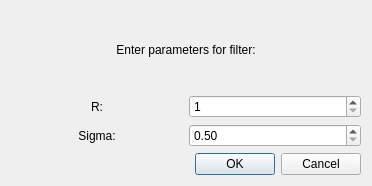
<?xml version="1.0" encoding="UTF-8"?>
<ui version="4.0">
 <class>Dialog</class>
 <widget class="QDialog" name="Dialog">
  <property name="geometry">
   <rect>
    <x>0</x>
    <y>0</y>
    <width>372</width>
    <height>186</height>
   </rect>
  </property>
  <property name="minimumSize">
   <size>
    <width>372</width>
    <height>186</height>
   </size>
  </property>
  <property name="windowTitle">
   <string>Dialog</string>
  </property>
  <layout class="QGridLayout" name="gridLayout">
   <item row="0" column="0">
    <layout class="QVBoxLayout" name="verticalLayout">
     <item>
      <widget class="QLabel" name="label">
       <property name="text">
        <string>Enter parameters for filter:</string>
       </property>
       <property name="alignment">
        <set>Qt::AlignCenter</set>
       </property>
      </widget>
     </item>
     <item>
      <layout class="QHBoxLayout" name="horizontalLayout_2">
       <item>
        <widget class="QLabel" name="label_2">
         <property name="text">
          <string>R:</string>
         </property>
         <property name="alignment">
          <set>Qt::AlignCenter</set>
         </property>
        </widget>
       </item>
       <item>
        <widget class="QSpinBox" name="sbRadius">
         <property name="minimum">
          <number>1</number>
         </property>
         <property name="maximum">
          <number>15</number>
         </property>
        </widget>
       </item>
      </layout>
     </item>
     <item>
      <layout class="QHBoxLayout" name="horizontalLayout">
       <item>
        <widget class="QLabel" name="label_3">
         <property name="text">
          <string>Sigma:</string>
         </property>
         <property name="alignment">
          <set>Qt::AlignCenter</set>
         </property>
        </widget>
       </item>
       <item>
        <widget class="QDoubleSpinBox" name="dsbSigma">
         <property name="minimum">
          <double>0.500000000000000</double>
         </property>
         <property name="maximum">
          <double>20.000000000000000</double>
         </property>
         <property name="singleStep">
          <double>0.500000000000000</double>
         </property>
        </widget>
       </item>
      </layout>
     </item>
     <item>
      <widget class="QDialogButtonBox" name="buttonBox">
       <property name="orientation">
        <enum>Qt::Horizontal</enum>
       </property>
       <property name="standardButtons">
        <set>QDialogButtonBox::Cancel|QDialogButtonBox::Ok</set>
       </property>
      </widget>
     </item>
    </layout>
   </item>
  </layout>
 </widget>
 <resources/>
 <connections>
  <connection>
   <sender>buttonBox</sender>
   <signal>accepted()</signal>
   <receiver>Dialog</receiver>
   <slot>accept()</slot>
   <hints>
    <hint type="sourcelabel">
     <x>248</x>
     <y>254</y>
    </hint>
    <hint type="destinationlabel">
     <x>157</x>
     <y>274</y>
    </hint>
   </hints>
  </connection>
  <connection>
   <sender>buttonBox</sender>
   <signal>rejected()</signal>
   <receiver>Dialog</receiver>
   <slot>reject()</slot>
   <hints>
    <hint type="sourcelabel">
     <x>316</x>
     <y>260</y>
    </hint>
    <hint type="destinationlabel">
     <x>286</x>
     <y>274</y>
    </hint>
   </hints>
  </connection>
 </connections>
</ui>
